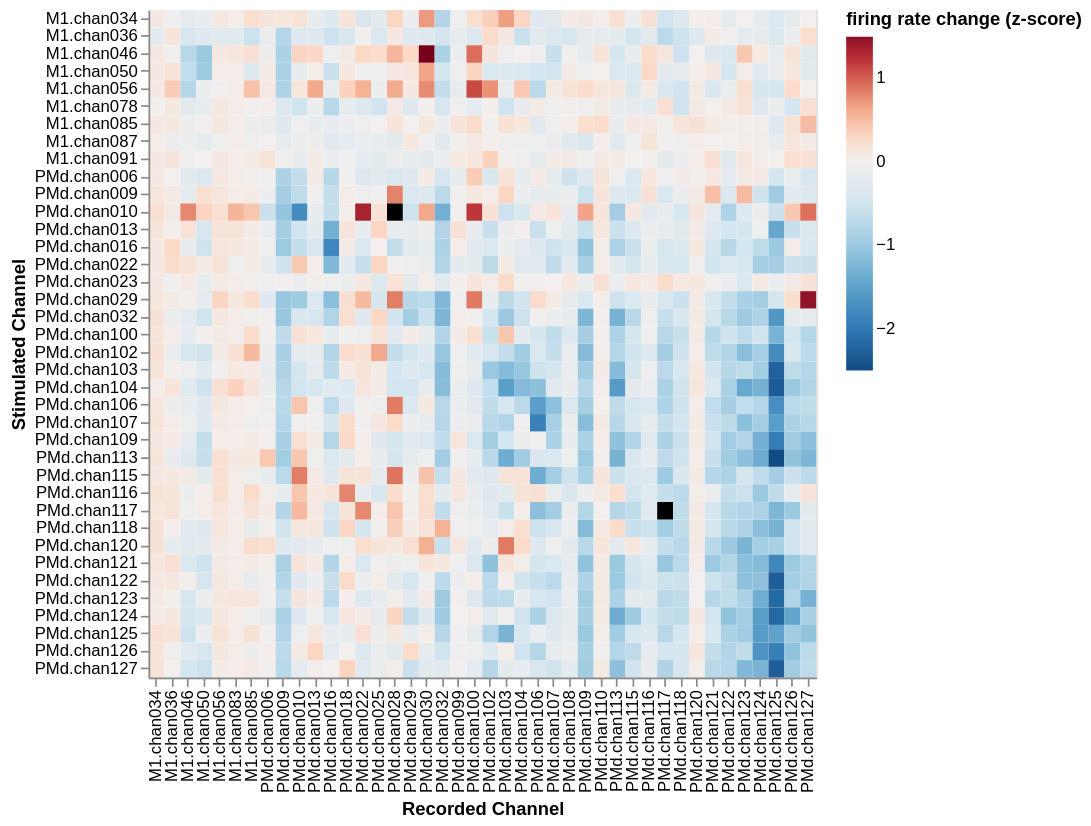

Here is the notebook cell this chart was saved with:
### Code cell
post_stim = stim_response.xs('post-stim',level='phase')
pre_stim = stim_response.xs('pre-stim',level='phase')
stim_change = (post_stim - pre_stim) # change this to z-score by the non-stim trials

null_stim_response = (
    stim_change
    .xs(level='stimulated channel',key=frozenset())
)

norm_stim_response = (
    stim_change
    .loc[lambda df: df.index.get_level_values('stimulated channel') != frozenset()]
    .sub(null_stim_response.mean())
    .div(null_stim_response.std())
)
import altair as alt
temp = (
    norm_stim_response
    .stack()
    .to_frame('stimulation response (z-score)') # type: ignore
    .groupby(['stimulated channel','recorded channel'],observed=True)
    .mean()
    .reset_index()
    .assign(**{
        # 'recorded channel': lambda df: df['recorded channel'].astype(str),
        'stimulated channel': lambda df: df['stimulated channel'].map(lambda x: str(set(x)).strip("{}").replace("'", "   ").replace(", "," ").replace("M1","  M1")),
    })
)
alt.Chart(temp).mark_rect().encode(
    x=alt.X('recorded channel:N', title='Recorded Channel'),
    y=alt.Y('stimulated channel:N', title='Stimulated Channel'),
    color=alt.Color('stimulation response (z-score):Q', scale=alt.Scale(scheme='redblue', domainMid=0, reverse=True, domain=[-2.5,1.5]), title='firing rate change (z-score)'),
    tooltip=['stimulated channel', 'recorded channel', 'stimulation response (z-score)']
).properties(
    width=400,
    height=400,
)

### Figure 1 — Vega-Lite specification as saved in the notebook (floating-point values rounded to 4 significant figures; data arrays with more than 128 entries replaced by an {"elided": "..."} marker saying what was removed)
{"config": {"view": {"continuousWidth": 300, "continuousHeight": 300}}, "data": {"name": "data-9e1e8eae3e7426dcabde6d95bfa94333"}, "mark": {"type": "rect"}, "encoding": {"color": {"field": "stimulation response (z-score)", "scale": {"domain": [-2.5, 1.5], "domainMid": 0, "reverse": true, "scheme": "redblue"}, "title": "firing rate change (z-score)", "type": "quantitative"}, "tooltip": [{"field": "stimulated channel", "type": "nominal"}, {"field": "recorded channel", "type": "nominal"}, {"field": "stimulation response (z-score)", "type": "quantitative"}], "x": {"field": "recorded channel", "title": "Recorded Channel", "type": "nominal"}, "y": {"field": "stimulated channel", "title": "Stimulated Channel", "type": "nominal"}}, "height": 400, "width": 400, "$schema": "https://vega.github.io/schema/vega-lite/v5.20.1.json", "datasets": {"data-9e1e8eae3e7426dcabde6d95bfa94333": {"elided": "1596 records"}}}
